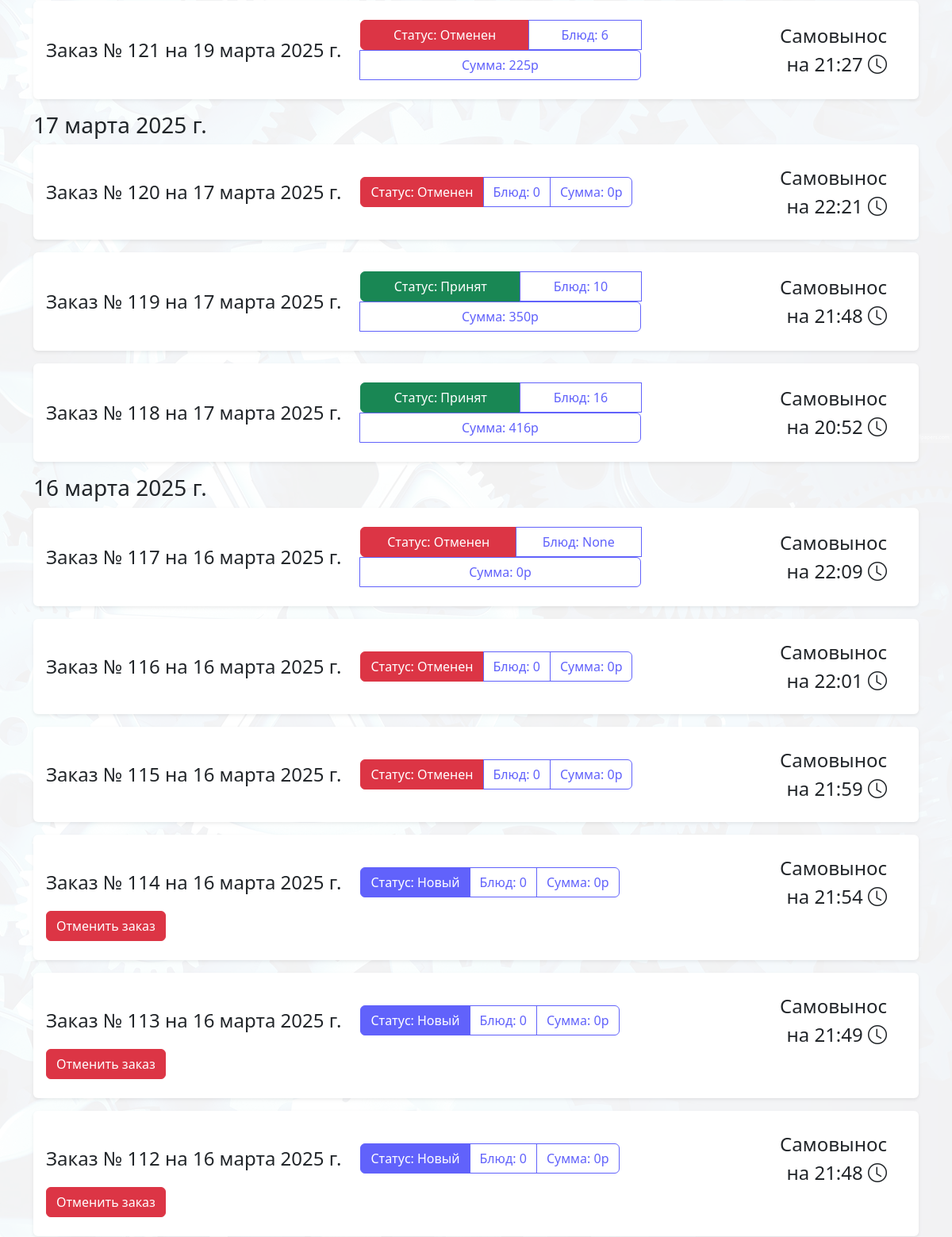
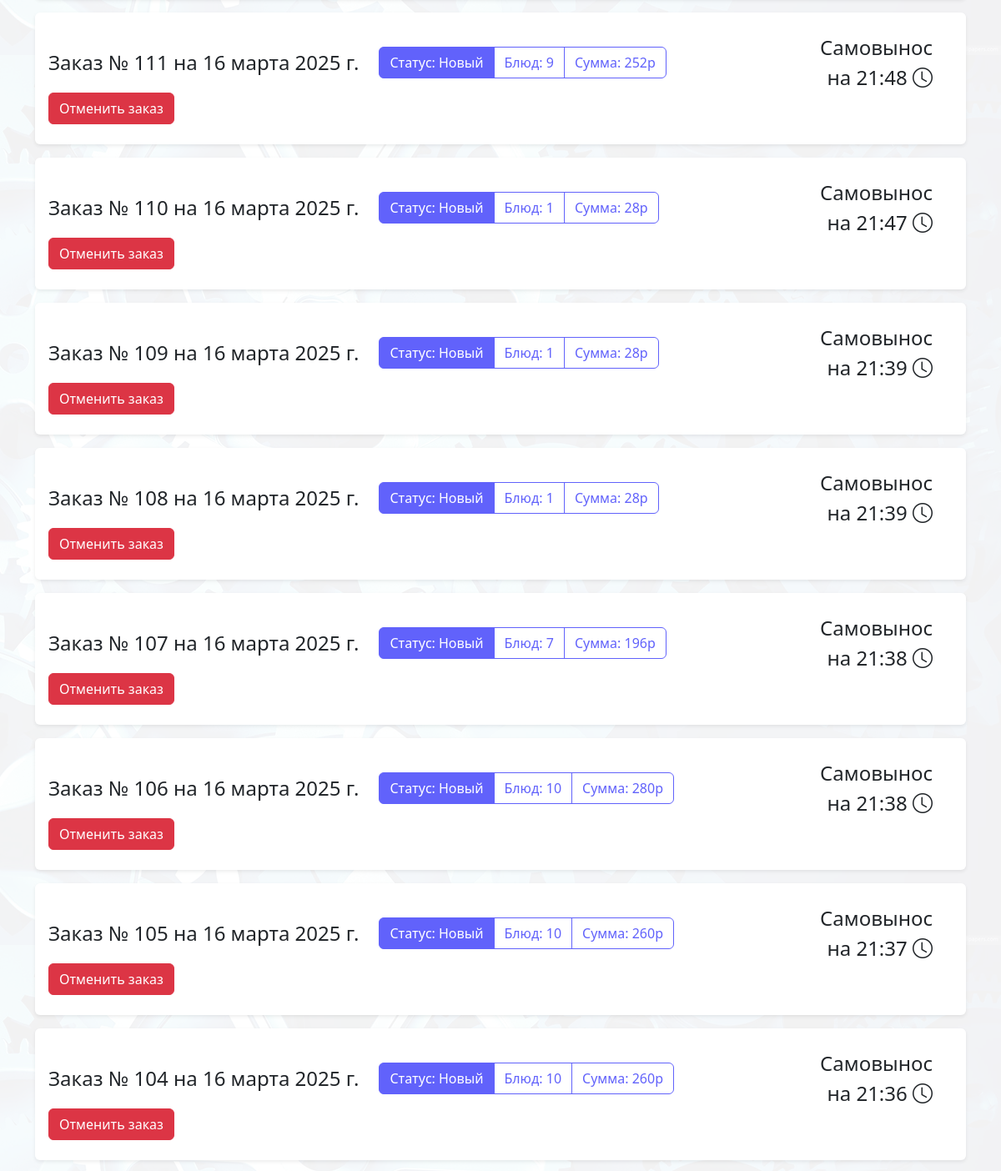
/order/ (signed in, middle part), run on an earlier commit of the app's database (2 pictures, top to bottom).
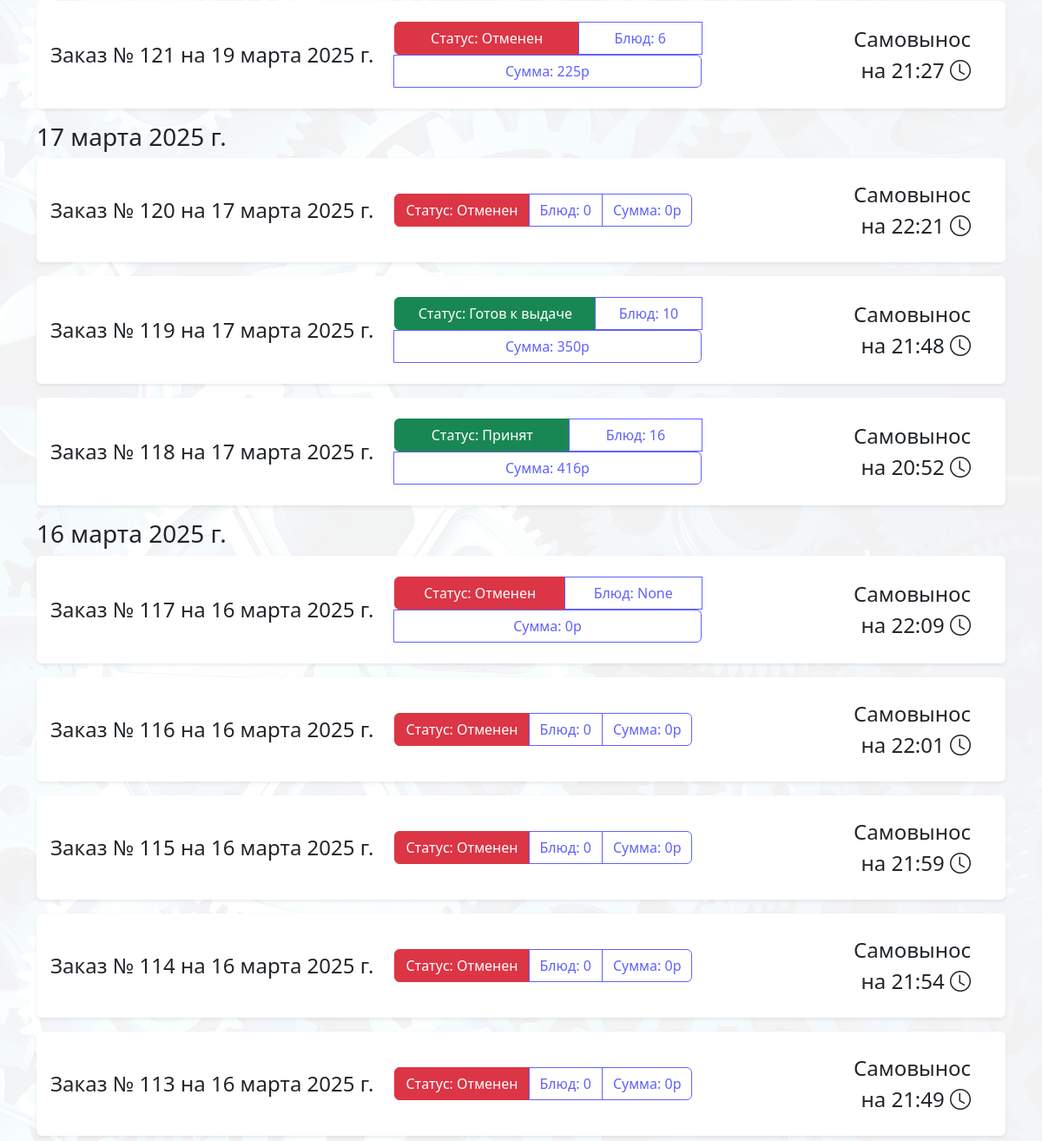
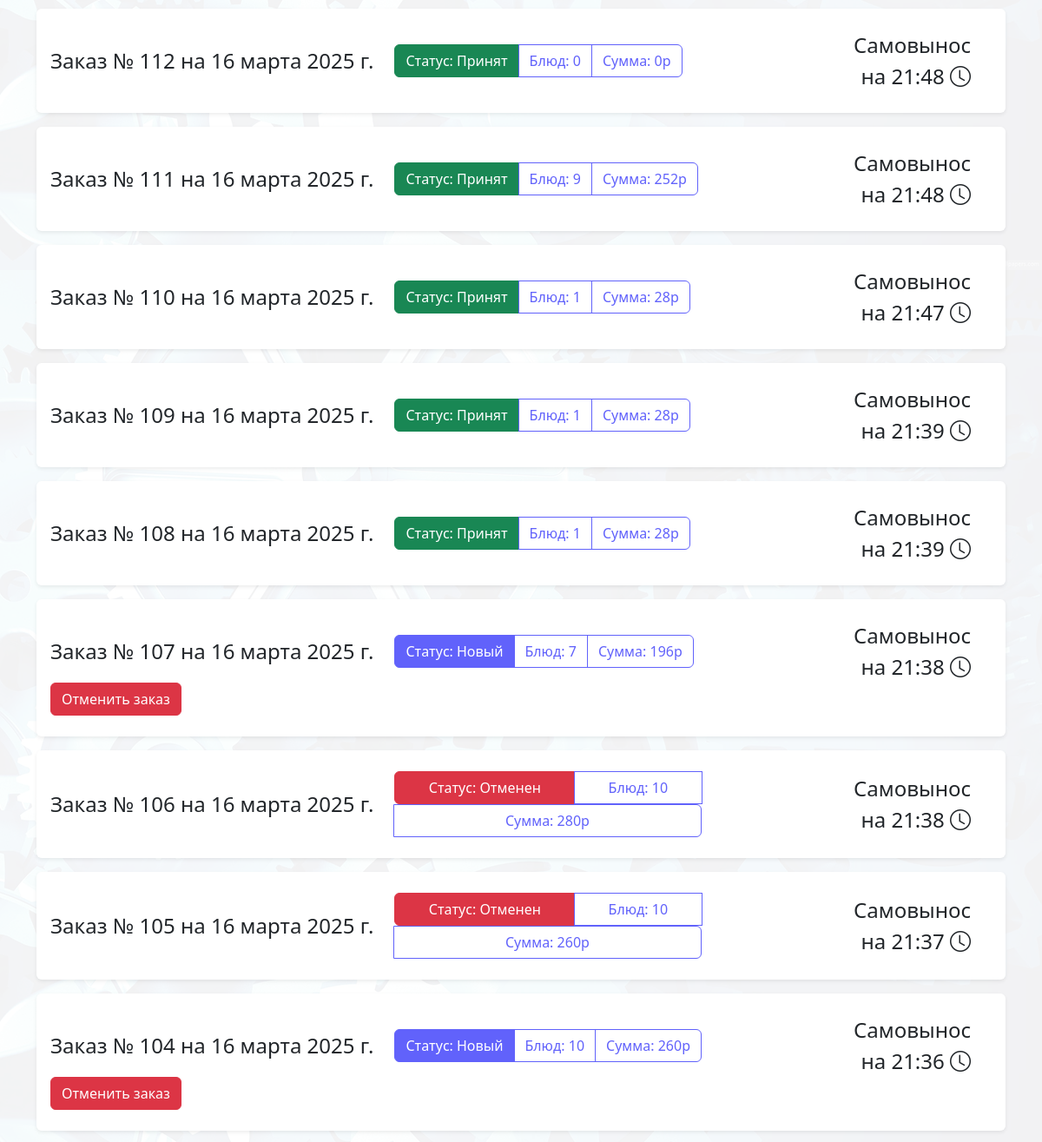
And on a later commit of the database (2 pictures, top to bottom).
### apt_delivery_app/models/m_order.py (models this page shows, shortened)
class Order(models.Model):
    user = models.ForeignKey(
        User,
        on_delete=models.CASCADE,
        verbose_name='Пользователь',
    )
    date_create = models.DateTimeField(
        verbose_name='Дата заказа',
        auto_now_add=True
    )
    order_date = models.TimeField(
        default=get_default_created_at,
        verbose_name='Время получения заказа'
    )
    status = models.ForeignKey(
        'Status',
        on_delete=models.CASCADE,
        verbose_name='Статус',
        default=1
    )
    result = models.CharField(
        max_length=50,
        verbose_name='Причина отказа',
        blank=True, null=True
    )
    user_comment = models.TextField(
        blank=True,
        null=True,
        verbose_name='Комментарий пользователя к заказу',
        help_text='Не обязательное поле'
    )
    cab = models.ForeignKey(
        Cabinet,
        on_delete=models.CASCADE,
        verbose_name='Кабинет',
        default=1
    )
    deliver = models.ForeignKey(
        User,
        on_delete=models.SET_NULL,
        related_name='courier_orders',
        blank=True,
        null=True,
        limit_choices_to={'groups__name': 'deliver'},
        verbose_name="Курьер"
    )
    @property
    def total_amount(self):
        total = 0
        for item in self.ordermeal_set.all():  # ordermeal_set - обратный related_name
            total += item.meal.price * item.amount
        return total
    total_amount.fget.short_description = 'Сумма заказа'
    @property
    def amount(self):
        return self.ordermeal_set.filter(order=self.pk).aggregate(Sum('amount'))['amount__sum']
    amount.fget.short_description = 'Количество'
    class Meta:
        verbose_name = 'Заказ'
        verbose_name_plural = 'Заказы'
    is_paid = models.BooleanField(
        default=False,
        verbose_name='Оплачен'
    )
    qr_code = models.CharField(
        max_length=100,
        unique=True,
        blank=True,
        null=True,
        verbose_name='QR код для подтверждения'
    )

### apt_delivery_app/models/m_status.py (models this page shows)
class Status(models.Model):
    name = models.CharField(max_length=30)
    code = models.CharField(max_length=30, null=True)
    class Meta:
        verbose_name = 'Статус'
        verbose_name_plural = 'Статусы'
    def __str__(self):
        return self.name

### apt_delivery_app/models/m_ordermeal.py (models this page shows, shortened)
class OrderMeal(models.Model):
    order = models.ForeignKey(Order, on_delete=models.CASCADE, verbose_name="Заказ")
    meal = models.ForeignKey(Meal, on_delete=models.CASCADE, verbose_name="Блюдо")
    amount = models.IntegerField(verbose_name='Количество товаров')
    class Meta:
        verbose_name = 'Заказ блюд'
        verbose_name_plural = 'Заказы блюд'

### apt_delivery_app/models/m_meal.py (models this page shows, shortened)
class Meal(models.Model):
    name = models.CharField(
        max_length=150,
        verbose_name="Название"
    )
    price = models.IntegerField(
        verbose_name="Цена (руб.)"
    )
    out = models.CharField(
        max_length=10,
        verbose_name="Выход"
    )
    image = models.ImageField(
        upload_to='images',
        verbose_name="Изображение",
        default='meal.png'
    )
    category = models.ForeignKey(
        Category,
        on_delete=models.CASCADE,
        verbose_name="Категория",
    )
    quantity = models.IntegerField(
        default=3,
        verbose_name="Количество"
    )
    class Meta:
        verbose_name = 'Блюдо'
        verbose_name_plural = 'Блюда'

### apt_delivery_app/models/m_cabinet.py (models this page shows)
class Cabinet(models.Model):
    num = models.CharField(
        max_length=10,
        verbose_name="Номер"
    )
    name = models.CharField(
        max_length=100,
        verbose_name="Название"
    )
    def __str__(self):
        return self.num
    class Meta:
        verbose_name = 'Кабинет'
        verbose_name_plural = 'Кабинеты'

### apt_delivery_app/views/v_order.py (the view)
# urls.py: path('order/', views.order_list_view.as_view(), name='order-list'),
@login_required
def order(request, order_by='-date_create', filter=0):
    context = {}
    context['order_by'] = order_by
    context['filter'] = filter
    context['statuses'] = Status.objects.all()
    context['cart_count'] = Cart.objects.filter(user=request.user).count()
    orders = Order.objects.all().filter(user=request.user).order_by(order_by)
    if filter:
        orders = orders.filter(status__id=filter)
    context['orders'] = orders
    context['cabs'] = sorted(Cabinet.objects.all(), key=sort_cabs)
    return render(request, 'order/index.html', context)

### apt_delivery_app/models/m_user.py (called while the page is built)
    def is_deliver(self):
        return self.groups.filter(name='deliver').exists()

    def is_operator(self):
        return self.groups.filter(name='operator').exists()

    def __str__(self):
        return "%s %s %s" % (self.last_name, self.first_name, self.patronymic,)

### apt_delivery_app/views/v_cart.py (called while the page is built)
def sort_cabs(cabinet):
    if re.match(r'^\d', cabinet.num):
        return (1, cabinet.num)  # Сначала сортировка по 1 (цифровые), затем по номеру
    else:
        return (0, cabinet.num)  # Сначала сортировка по 0 (нецифровые), затем по номеру

### apt_delivery_app/templates/order/index.html (shortened to what this page needs)
{% extends 'home/base.html' %}
{% load static %}
{% block content %}
{% include 'order/elements/order_item.html'%}
{% endblock %}

### apt_delivery_app/templates/order/elements/order_item.html (shortened to what this page needs)
{% load humanize %}
<div class="row">
    {% for order in orders%}
    <div class='order-item' data-order-id="{{order.id}}">
        {% ifchanged %}<h3>{{order.date_create|naturalday}}</h3>{% endifchanged %}
        <div class="bg-white rounded-2 overflow-hidden shadow-sm mb-3 px-3 py-4">
            {% block order %}
            <div class=" ">
                <div class="row justify-content-center align-items-center w-100">
                            <span class="col-auto fs-4 ">Заказ №
                                {{ order.id }} на {{order.date_create|naturalday}}</span>
                    <div class="col">
                        <div class="row order_view btn-group p-0 m-0 order_info  bg-white"
                             data-id="{{ order.id }}">
                            <div class="col-auto btn {% if order.status.id  == 1%} btn-primary {% elif order.status.id == 2 or order.status.id == 7 or order.status.id == 5 %} btn-success {% elif order.status.id == 3%} btn-danger {% else %}btn-outline-primary{%endif%}">
                                Статус: <span data-id="{{order.id}}"> {{ order.status }} </span>
                            </div>
                            <div class="col-auto btn btn-outline-primary">
                                <span>Блюд:</span>
                                {{ order.amount }}
                            </div>
                            <div class=" col-auto btn btn-outline-primary">
                                <span>Сумма:</span>
                                {{order.total_amount}}р
                            </div>
                        </div>
                    </div>
                    <span class="col-auto fs-4">
                                <div class="row row-cols-1 text-end">
                                    <div class="col ">
                                        {{order.cab}}
                                    </div>
                                    <div class="col">
                                        на {{ order.order_date }} <i class="bi bi-clock"></i>
                                    </div>
                                </div>
                            </span>
                    {% if order.status.code == 'new' %}
                    <div>
                        <button class="btn btn-danger confirm-cancel-order" data-id="{{order.id}}">Отменить заказ
                        </button>
                    </div>
                    {% endif %}
                </div>
            </div>
            {% endblock %}
        </div>
    </div>
    {% empty %}
    {% include 'home/elements/danger.html' with text='Заказов нет'%}
    {% endfor %}
</div>

What changed in the data, as far as the page shows it:
changed Order id 119: status "Принят" → "Готов к выдаче"
changed Order id 114: status "Новый" → "Отменен"; no longer shows "Отменить заказ"
changed Order id 113: status "Новый" → "Отменен"; no longer shows "Отменить заказ"
changed Order id 112: status "Новый" → "Принят"; no longer shows "Отменить заказ"
changed Order id 111: status "Новый" → "Принят"; no longer shows "Отменить заказ"
changed Order id 110: status "Новый" → "Принят"; no longer shows "Отменить заказ"
changed Order id 109: status "Новый" → "Принят"; no longer shows "Отменить заказ"
changed Order id 108: status "Новый" → "Принят"; no longer shows "Отменить заказ"
changed Order id 106: status "Новый" → "Отменен"; no longer shows "Отменить заказ"
changed Order id 105: status "Новый" → "Отменен"; no longer shows "Отменить заказ"
